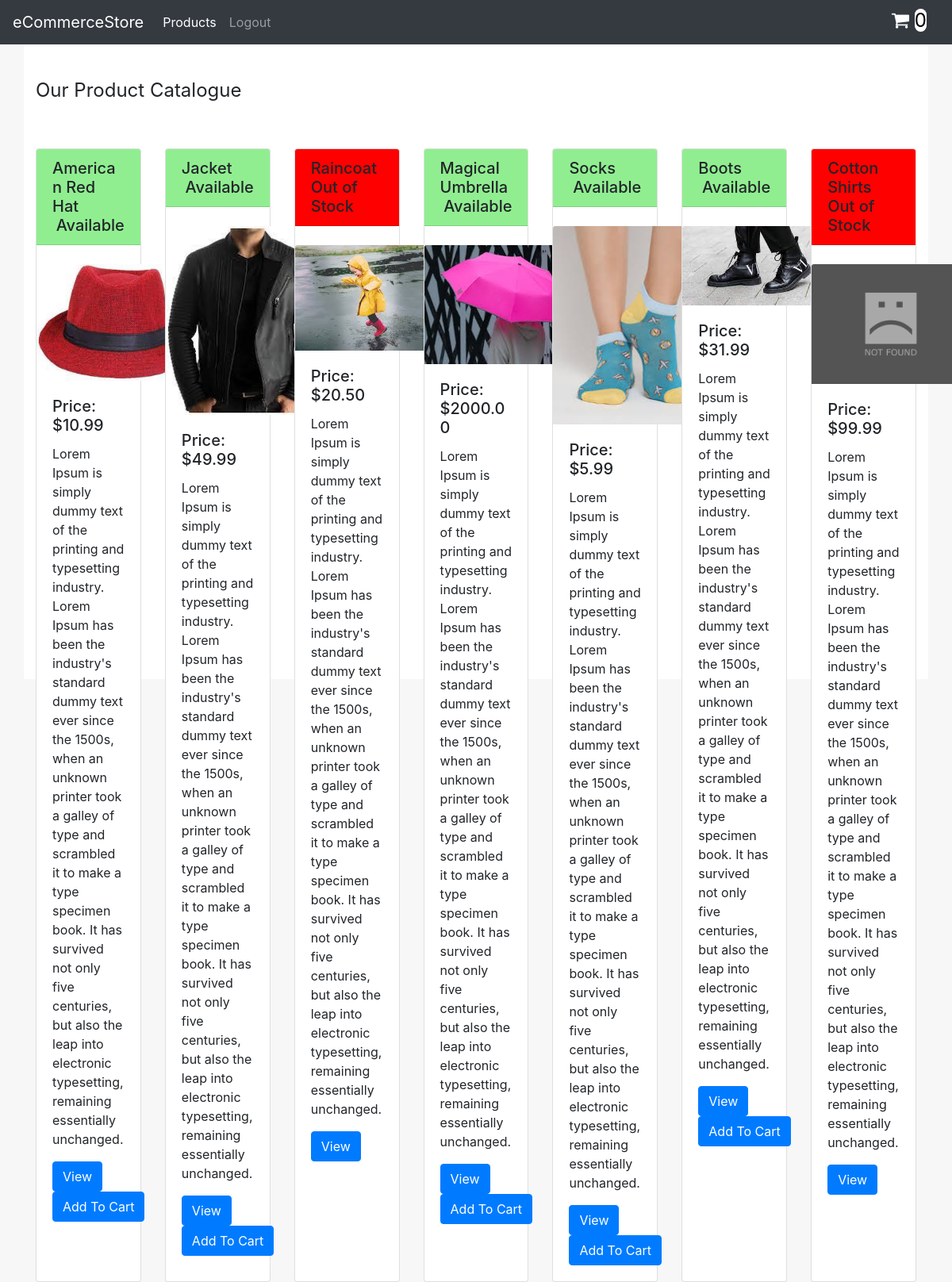
Screenshot of /products/all/ (signed in) with the database file from the repository.
### carts/models.py (models this page shows, shortened)
class Cart(models.Model):
    user        = models.ForeignKey(User, null=True, blank=True, on_delete=models.CASCADE)
    products    = models.ManyToManyField(Product, blank=True)
    objects = CartManager()

### products/models.py (models this page shows, shortened)
class Product(models.Model):
    title = models.CharField(max_length=128, blank=False, unique=True)
    slug = models.SlugField(blank=True, unique=True)
    description = models.TextField(blank=True)
    price = models.DecimalField(decimal_places=2, max_digits=20, blank=False)
    image = models.ImageField(upload_to=upload_image_path, null=True, blank=True)
    quantity_available = models.IntegerField(blank=False, default=0)
    def get_absolute_url(self):
        return reverse("products:detail", kwargs={"slug": self.slug})

### products/views.py (the view)
# urls.py: path('all/', ProductListView.as_view(), name="all"),
class ProductListView(ListView):
    template_name = "products/list.html"
    def get_context_data(self, *args, **kwargs):
        context = super().get_context_data(*args, **kwargs)
        if self.request.user.is_authenticated:
            cart_obj = Cart.objects.obtain_user_cart(self.request.user)
            context['cart'] = cart_obj
        return context
    def get_queryset(self, *args, **kwargs):
        return Product.objects.all()

### carts/models.py (called while the page is built)
    def obtain_user_cart(self, user):
        if not user.is_authenticated:
            raise Exception("Invalid Operation: Carts are only managed for logged-in users")
        qs = self.get_queryset().filter(user=user)
        return qs.first()

### products/templates/products/list.html
{% extends "base.html" %}
{% block content %}
    <div style="font-size: 24px;margin-bottom: 40px;padding-top: 40px;">Our Product Catalogue</div>
    <div class="card-deck">
{% for object in object_list  %}
    {% include "products/product-card.html" with product=object %}
{% endfor %}
    </div>
{% endblock %}

### templates/navbar.html (shortened to what this page needs)
<nav class="navbar navbar-expand-lg navbar-dark bg-dark">
    <a class="navbar-brand" href="/">eCommerceStore</a>
    <div class="collapse navbar-collapse" id="navbarNav">
        <ul class="navbar-nav">
            <li class="nav-item active">
                <a class="nav-link" href="/products/all">Products <span class="sr-only">(current)</span></a>
            </li>
            {% if request.user.is_authenticated %}
                <li class="nav-item">
                    <a class="nav-link" href="/logout">Logout</a>
                </li>
                <li class="nav-item" style="position: absolute;right: 32px;font-size: 24px;">
                    <a href="/cart/view"><i class="fa fa-shopping-cart" aria-hidden="true" style="color: white;"></i> <span id="cart-items-number" style="color: black;background-color: white; border-radius: 10px 10px">{{ cart.products.all|length }}</span></a>
                </li>
            {% endif %}
        </ul>
    </div>
</nav>

### products/templates/products/product-card.html
{% load static %}
{% url 'products:all' as all_products_url %}
<div class="card" style="margin-top:15px;">
  <h5 class="card-header" style="background-color: {% if product.quantity_available > 0 %} lightgreen {% else %} red {% endif %}">{{ product.title }}<span style="float:right">{% if product.quantity_available > 0 %} Available {% else %} Out of Stock {% endif %}</span></h5>
    <img class="card-img-top" {% if product.image %} src="{{ product.image.url }}" {% else %} src="{% static 'img/not-found-image.jpg' %}" {% endif %} style="width:200px; margin: 24px auto 0px auto;" alt="{{ product.slug }}">
  <div class="card-body">
    <h5 class="card-title">Price: ${{ product.price }}</h5>
    <p class="card-text">{{ product.description }}</p>
    {% if all_products_url == request.path %}
        <a href="{{ product.get_absolute_url }}" class="btn btn-primary" id="{{ product.slug }}">View</a>
    {% endif %}
      {% if product.quantity_available > 0 and request.user.is_authenticated %}
          <button onclick="addToCart = () => {
              let prevCount = document.getElementById('cart-items-number').innerHTML
                if (this.innerHTML.includes('Add')) {
                  fetch('/cart/add?product_slug=' + '{{ product.slug }}')
                  .then(res => res.json())
                  .then((res) => {
                      console.log('Response from Backend Server: ', res);
                      this.innerHTML = 'Remove from Cart'
                      this.classList.add('btn-danger')
                      this.classList.remove('btn-primary')
                      document.getElementById('cart-items-number').innerHTML = '' + (parseInt(prevCount) + 1);
                  })
                } else {
                  fetch('/cart/remove?product_slug=' + '{{ product.slug }}')
                  .then(res => res.json())
                  .then((res) => {
                      console.log('Response from Backend Server: ', res);
                      this.innerHTML = 'Add from Cart'
                      this.classList.remove('btn-danger')
                      this.classList.add('btn-primary')
                      document.getElementById('cart-items-number').innerHTML = '' + (parseInt(prevCount) - 1);
                  })
                }
          }
          addToCart()" class="btn {% if product not in cart.products.all %} btn-primary {% else %} btn-danger {% endif %}">
          {% if product not in cart.products.all %}  Add To Cart {% else %} Remove From Cart {% endif %}
          </button>
      {% endif %}
  </div>
</div>

### rows the page displays
Cart: products.all|length "0"
Product: title "American Red Hat", quantity_available "Available", image+slug (picture), price "10.99", description "Lorem Ipsum is simply dummy text of the printing and typesetting industry. Lorem Ipsum has been the industry's standard dummy text ever since the 1500s, when an unknown printer took a galley of type and scrambled it to make a type specimen book. It has survived not only five centuries, but also the leap into electronic typesetting, remaining essentially unchanged.", shows "Add To Cart"
Product: title "Jacket", quantity_available "Available", image+slug (picture), price "49.99", description "Lorem Ipsum is simply dummy text of the printing and typesetting industry. Lorem Ipsum has been the industry's standard dummy text ever since the 1500s, when an unknown printer took a galley of type and scrambled it to make a type specimen book. It has survived not only five centuries, but also the leap into electronic typesetting, remaining essentially unchanged.", shows "Add To Cart"
Product: title "Raincoat", quantity_available "Out of Stock", image+slug (picture), price "20.50", description "Lorem Ipsum is simply dummy text of the printing and typesetting industry. Lorem Ipsum has been the industry's standard dummy text ever since the 1500s, when an unknown printer took a galley of type and scrambled it to make a type specimen book. It has survived not only five centuries, but also the leap into electronic typesetting, remaining essentially unchanged."
Product: title "Magical Umbrella", quantity_available "Available", image+slug (picture), price "2000.00", description "Lorem Ipsum is simply dummy text of the printing and typesetting industry. Lorem Ipsum has been the industry's standard dummy text ever since the 1500s, when an unknown printer took a galley of type and scrambled it to make a type specimen book. It has survived not only five centuries, but also the leap into electronic typesetting, remaining essentially unchanged.", shows "Add To Cart"
Product: title "Socks", quantity_available "Available", image+slug (picture), price "5.99", description "Lorem Ipsum is simply dummy text of the printing and typesetting industry. Lorem Ipsum has been the industry's standard dummy text ever since the 1500s, when an unknown printer took a galley of type and scrambled it to make a type specimen book. It has survived not only five centuries, but also the leap into electronic typesetting, remaining essentially unchanged.", shows "Add To Cart"
Product: title "Boots", quantity_available "Available", image+slug (picture), price "31.99", description "Lorem Ipsum is simply dummy text of the printing and typesetting industry. Lorem Ipsum has been the industry's standard dummy text ever since the 1500s, when an unknown printer took a galley of type and scrambled it to make a type specimen book. It has survived not only five centuries, but also the leap into electronic typesetting, remaining essentially unchanged.", shows "Add To Cart"
Product: title "Cotton Shirts", quantity_available "Out of Stock", shows a picture, price "99.99", description "Lorem Ipsum is simply dummy text of the printing and typesetting industry. Lorem Ipsum has been the industry's standard dummy text ever since the 1500s, when an unknown printer took a galley of type and scrambled it to make a type specimen book. It has survived not only five centuries, but also the leap into electronic typesetting, remaining essentially unchanged."
